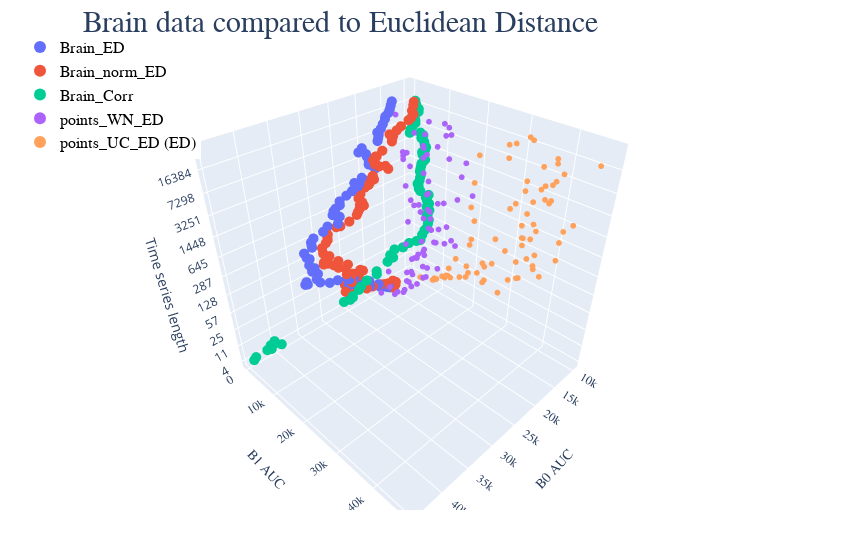

Write notebook code for a chart like this one.
### Code cell
fig = go.Figure()


fig.add_trace(go.Scatter3d(
    x = points_fMRI[0], 
    y = points_fMRI[1],
    z = points_fMRI[2],
    mode='markers', 
    showlegend = True,
    marker={
       'size':3.5,
    },
    name="Brain_ED"        
    ))
fig.add_trace(go.Scatter3d(
    x = points_fMRInorm[0], 
    y = points_fMRInorm[1],
    z = points_fMRInorm[2],
    mode='markers', 
    showlegend = True,
    marker={
       'size':3.5,
    },
    name="Brain_norm_ED"        
    ))
fig.add_trace(go.Scatter3d(
    x = points_fMRIcorr[0], 
    y = points_fMRIcorr[1],
    z = points_fMRIcorr[2],
    mode='markers', 
    showlegend = True,
    marker={
       'size':3.5,
    },
    name="Brain_Corr"        
    ))    





fig.add_trace(go.Scatter3d(
    x = points_WN_ED[0], 
    y = points_WN_ED[1],
    z = points_WN_ED[2],
    mode='markers', 
    showlegend = True,
    marker={
       'size':2,
    },
    name="points_WN_ED"
    ))    



fig.add_trace(go.Scatter3d(
    x = points_UC_ED[0], 
    y = points_UC_ED[1],
    z = points_UC_ED[2],
    mode = 'markers', 
    showlegend = True,
    marker={
       'size':2.,
    },
    name="points_UC_ED (ED)"    
    ))


fig.update_layout(
    legend = {'itemsizing':'constant'},#legend_title="Legend Title",
    scene = dict(
        xaxis_title='B0 AUC',
        yaxis_title='B1 AUC',
        zaxis_title='Time series length',
        xaxis=dict(
            title = 'B0 AUC',
            titlefont = dict(family = 'Times New Roman'),
            tickfont = dict(family = 'Times New Roman'),
        ),
        yaxis=dict(
            title = 'B1 AUC',
            titlefont = dict(family = 'Times New Roman'),
            tickfont=dict(family = 'Times New Roman'),
        ), 
        zaxis=dict(dtick=1,
            tickmode = 'array',
            tickvals = np.arange(0,np.size(lenSet,0),7),
            ticktext = lenSet[np.arange(0,np.size(lenSet,0),7)]
            ) # dtick=1, 
        ),
        width=850,
        margin=dict(r=50, b=50, l=20, t=30),
        title = go.layout.Title(
            text = "Brain data compared to Euclidean Distance",
            font = dict(size = 30, family = 'Times New Roman'),
            x = 0.4,
            y = 0.98,
            xanchor = 'center',
            yanchor = 'top'
        ),
)

fig.update_layout(
    legend=dict(
        x=0,
        y=1,
        # traceorder="reversed",
        title_font_family="Times New Roman",
        font=dict(
            family= 'Times New Roman',
            size=16,
            color="black"
        ),
        # bgcolor="LightSteelBlue",
        # bordercolor="Black",
        # borderwidth=1
    ),
    # xaxis = dict(
    #     tickmode = 'array',
    #     tickvals = [1, 3, 5, 7, 9, 11],
    #     ticktext = ['One', 'Three', 'Five', 'Seven', 'Nine', 'Eleven']
    # )
)
# fig.update_yaxes(type="log")

fig.show()

### Figure 1 — Plotly figure (JSON) as saved in the notebook; plotly's stock layout.template omitted (floating-point values rounded to 4 significant figures)
{"data": [{"marker": {"size": 3.5}, "mode": "markers", "name": "Brain_ED", "showlegend": true, "type": "scatter3d", "x": [16147, 16928, 16755, 17387, 18742, 19415, 19516, 21439, 21369, 21276, 22030, 23605, 24835, 26226, 26215, 25888, 25338, 26431, 26894, 28731, 30433, 31788, 32006, 34479, 34517, 34639, 32467, 33100, 32648, 33288, 33509, 32851, 33328, 33300, 31864, 31960, 31915, 31372, 29600, 28615, 27412, 26392, 27143, 27819, 27460, 27224, 26618, 26407, 25063, 24068, 23546, 23489, 23379, 24382, 23060, 20064, 20542, 21225, 21127, 21191, 21563, 21726, 22819, 22164, 19473, 19384, 19242, 19575, 18999, 18349, 17528, 17695, 17217, 16941, 16569, 16203], "y": [1878, 1833, 2099, 2509, 2793, 3077, 2636, 2492, 2320, 2122, 2640, 2721, 2531, 2698, 2955, 3532, 3387, 3761, 3730, 3605, 3840, 3001, 2293, 2909, 3913, 3823, 3871, 3141, 3254, 3597, 3224, 2243, 2184, 1411, 1591, 1712, 1536, 1468, 1684, 1515, 3010, 1917, 1719, 2154, 1921, 2277, 2667, 2327, 2344, 2587, 2759, 3691, 3974, 4034, 4300, 3988, 3991, 3702, 3642, 3757, 3788, 3805, 3266, 3298, 3977, 4054, 4029, 4150, 4356, 4012, 3458, 3816, 4035, 4068, 3833, 3631], "z": [0, 1, 2, 3, 4, 5, 6, 7, 8, 9, 10, 11, 12, 13, 14, 15, 16, 17, 18, 19, 20, 21, 22, 23, 24, 25, 26, 27, 28, 29, 30, 31, 32, 33, 34, 35, 36, 37, 38, 39, 40, 41, 42, 43, 44, 45, 46, 47, 48, 49, 50, 51, 52, 53, 54, 55, 56, 57, 58, 59, 60, 61, 62, 63, 64, 65, 66, 67, 68, 69, 70, 71, 72, 73, 74, 75]}, {"marker": {"size": 3.5}, "mode": "markers", "name": "Brain_norm_ED", "showlegend": true, "type": "scatter3d", "x": [15797, 15336, 15177, 15724, 17367, 18348, 19318, 21075, 22576, 22936, 24703, 26504, 27204, 26453, 26177, 25906, 24311, 23306, 23888, 25840, 27047, 26566, 25984, 28028, 28123, 28907, 28063, 30034, 31057, 30824, 31446, 30225, 30844, 30469, 29582, 29281, 29359, 29170, 27338, 27178, 25790, 24172, 23947, 23664, 23070, 23838, 23637, 23772, 23213, 21900, 21570, 21380, 20911, 21708, 21464, 18876, 19134, 20551, 21222, 21254, 21740, 21187, 21987, 20633, 18078, 18241, 18098, 18784, 17792, 17085, 15478, 15347, 14990, 15027, 14222, 14034], "y": [2547, 2482, 2372, 2111, 2688, 2951, 2887, 2955, 3177, 2807, 3330, 3445, 3374, 1943, 2273, 3578, 3435, 3360, 3416, 4090, 3983, 2859, 2753, 2964, 2916, 3007, 3201, 3162, 3556, 4656, 4495, 4240, 3336, 2400, 2221, 2372, 2523, 2371, 2134, 3295, 3992, 3862, 3938, 4050, 4516, 4523, 4965, 4052, 3834, 3253, 3907, 4131, 4666, 5067, 5206, 6055, 5605, 5878, 5616, 5664, 5948, 6168, 7060, 7059, 6166, 6481, 6559, 6549, 7212, 7423, 7346, 7928, 8070, 7715, 6983, 6876], "z": [0, 1, 2, 3, 4, 5, 6, 7, 8, 9, 10, 11, 12, 13, 14, 15, 16, 17, 18, 19, 20, 21, 22, 23, 24, 25, 26, 27, 28, 29, 30, 31, 32, 33, 34, 35, 36, 37, 38, 39, 40, 41, 42, 43, 44, 45, 46, 47, 48, 49, 50, 51, 52, 53, 54, 55, 56, 57, 58, 59, 60, 61, 62, 63, 64, 65, 66, 67, 68, 69, 70, 71, 72, 73, 74, 75]}, {"marker": {"size": 3.5}, "mode": "markers", "name": "Brain_Corr", "showlegend": true, "type": "scatter3d", "x": [38974, 40977, 44508, 44159, 42303, 40866, 41795, 41099, 27711, 26425, 27333, 26760, 27339, 25694, 25287, 23894, 21924, 21821, 19074, 18010, 18340, 17082, 16113, 14947, 14121, 13955, 13111, 12354, 11985, 11448, 11018, 10959, 10831, 10414, 10492, 10808, 10602, 10953, 11340, 11294, 10997, 11608, 11872, 11760, 12017, 11625, 11411, 11253, 11275, 11289, 11140, 11135, 11082, 11062, 11177, 11472, 11614, 11525, 11315, 11580, 11636, 11648, 11435, 11845, 13852, 13676, 13316, 12924, 13039, 13370, 13136, 12826, 12893, 13341, 13509, 13575], "y": [54, 388, 1306, 1459, 1943, 2015, 2473, 2618, 3341, 3369, 5010, 5057, 6039, 5552, 5660, 5477, 5931, 5751, 5386, 5722, 5230, 4903, 6344, 6740, 8014, 9074, 8474, 8198, 8462, 8111, 7817, 7006, 7212, 7146, 6418, 6918, 7255, 7269, 7553, 7105, 7544, 5761, 5647, 5401, 5438, 5503, 5398, 5439, 5138, 5290, 5288, 5391, 5853, 6382, 6265, 6120, 6178, 6895, 6942, 6859, 6798, 5955, 6252, 5900, 5489, 5456, 5556, 5881, 5981, 6246, 6123, 6622, 6757, 6766, 6776, 6672], "z": [0, 1, 2, 3, 4, 5, 6, 7, 8, 9, 10, 11, 12, 13, 14, 15, 16, 17, 18, 19, 20, 21, 22, 23, 24, 25, 26, 27, 28, 29, 30, 31, 32, 33, 34, 35, 36, 37, 38, 39, 40, 41, 42, 43, 44, 45, 46, 47, 48, 49, 50, 51, 52, 53, 54, 55, 56, 57, 58, 59, 60, 61, 62, 63, 64, 65, 66, 67, 68, 69, 70, 71, 72, 73, 74, 75]}, {"marker": {"size": 2}, "mode": "markers", "name": "points_WN_ED", "showlegend": true, "type": "scatter3d", "x": [14839, 13729, 17012, 16767, 18639, 20464, 12601, 15772, 15576, 19918, 15061, 14398, 17938, 15983, 17136, 13190, 20026, 15214, 14793, 16395, 16609, 14828, 17029, 16359, 15112, 16265, 12531, 12386, 18108, 16267, 15480, 13878, 14303, 17208, 16202, 14228, 14125, 17037, 14012, 17314, 16540, 14951, 17202, 16489, 17398, 17588, 15921, 15841, 16274, 14912, 17138, 18411, 14489, 16275, 13243, 15922, 16876, 14629, 15188, 17723, 16002, 17166, 15157, 17055, 16083, 16746, 18048, 15868, 17967, 15104, 15212, 18493, 15576, 16100, 16357, 19547], "y": [5045, 5849, 5620, 7325, 7007, 4996, 8360, 7106, 10242, 7220, 8041, 11568, 10791, 8912, 9046, 13610, 7086, 12947, 9096, 13089, 9914, 11469, 11327, 11548, 11776, 12960, 14671, 17603, 10067, 12477, 15663, 18124, 12786, 17268, 8150, 10287, 12251, 15399, 7066, 18578, 19799, 7313, 13231, 14411, 16123, 13228, 16432, 17958, 13775, 20449, 15279, 10532, 23772, 14155, 2645, 8394, 13545, 20916, 5252, 8903, 12279, 9151, 18137, 14609, 23459, 13208, 14991, 9480, 18470, 17061, 18516, 15849, 13078, 18929, 18113, 9486], "z": [0, 1, 2, 3, 4, 5, 6, 7, 8, 9, 10, 11, 12, 13, 14, 15, 16, 17, 18, 19, 20, 21, 22, 23, 24, 25, 26, 27, 28, 29, 30, 31, 32, 33, 34, 35, 36, 37, 38, 39, 40, 41, 42, 43, 44, 45, 46, 47, 48, 49, 50, 51, 52, 53, 54, 55, 56, 57, 58, 59, 60, 61, 62, 63, 64, 65, 66, 67, 68, 69, 70, 71, 72, 73, 74, 75]}, {"marker": {"size": 2}, "mode": "markers", "name": "points_UC_ED (ED)", "showlegend": true, "type": "scatter3d", "x": [10040, 10393, 9943, 9781, 10924, 10842, 11321, 10373, 10138, 10596, 11793, 11443, 10863, 10600, 11236, 10179, 11774, 11453, 12372, 11480, 11761, 11914, 10900, 11653, 10953, 11969, 11793, 12152, 10448, 11588, 10883, 11244, 11871, 11399, 12329, 12069, 11092, 12209, 11431, 11971, 12216, 11704, 11788, 12963, 11897, 11731, 12221, 11488, 13451, 11629, 12281, 12483, 11934, 12192, 11311, 13250, 11630, 11702, 12349, 13434, 12154, 12270, 11613, 13342, 12089, 13550, 11272, 12115, 14023, 11840, 12233, 12410, 13077, 12379, 11981, 13464], "y": [4057, 5424, 8344, 9235, 9408, 9818, 11008, 12571, 12813, 14644, 13475, 14834, 17684, 19230, 14783, 24016, 29507, 20751, 25807, 23247, 20493, 17462, 24529, 31593, 32934, 25011, 34098, 27615, 37810, 20810, 32343, 36813, 21451, 29866, 37514, 35707, 36594, 27991, 33750, 41936, 22275, 33742, 35711, 35050, 20851, 41846, 33829, 35729, 38056, 42239, 30766, 34864, 31607, 44357, 34836, 22739, 38460, 33190, 39355, 38949, 36892, 33793, 38641, 38580, 39608, 23812, 40275, 36728, 30939, 39148, 29054, 39478, 31339, 47360, 33101, 35145], "z": [0, 1, 2, 3, 4, 5, 6, 7, 8, 9, 10, 11, 12, 13, 14, 15, 16, 17, 18, 19, 20, 21, 22, 23, 24, 25, 26, 27, 28, 29, 30, 31, 32, 33, 34, 35, 36, 37, 38, 39, 40, 41, 42, 43, 44, 45, 46, 47, 48, 49, 50, 51, 52, 53, 54, 55, 56, 57, 58, 59, 60, 61, 62, 63, 64, 65, 66, 67, 68, 69, 70, 71, 72, 73, 74, 75]}], "layout": {"legend": {"font": {"color": "black", "family": "Times New Roman", "size": 16}, "itemsizing": "constant", "title": {"font": {"family": "Times New Roman"}}, "x": 0, "y": 1}, "margin": {"b": 50, "l": 20, "r": 50, "t": 30}, "scene": {"xaxis": {"tickfont": {"family": "Times New Roman"}, "title": {"font": {"family": "Times New Roman"}, "text": "B0 AUC"}}, "yaxis": {"tickfont": {"family": "Times New Roman"}, "title": {"font": {"family": "Times New Roman"}, "text": "B1 AUC"}}, "zaxis": {"dtick": 1, "tickmode": "array", "ticktext": [4, 11, 25, 57, 128, 287, 645, 1448, 3251, 7298, 16384], "tickvals": [0, 7, 14, 21, 28, 35, 42, 49, 56, 63, 70], "title": {"text": "Time series length"}}}, "title": {"font": {"family": "Times New Roman", "size": 30}, "text": "Brain data compared to Euclidean Distance", "x": 0.4, "xanchor": "center", "y": 0.98, "yanchor": "top"}, "width": 850}}
